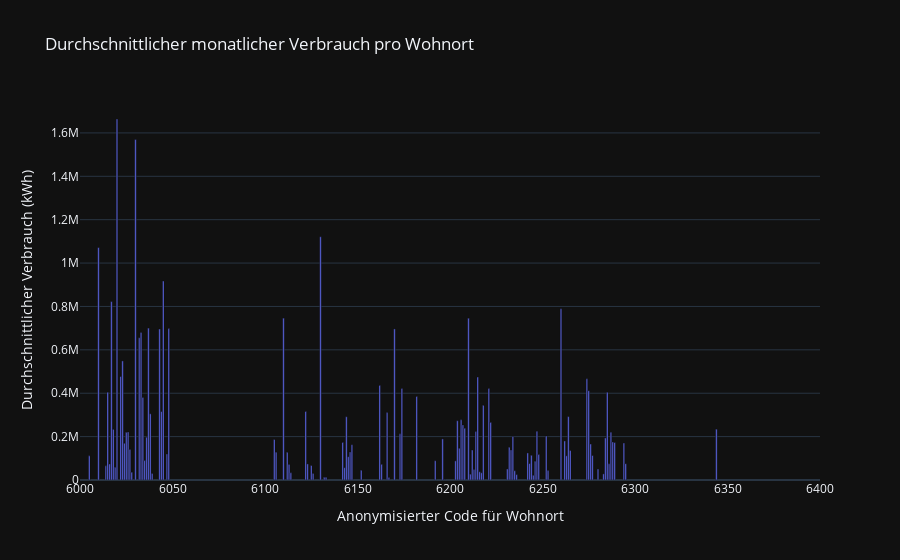

The notebook cell saved with this chart:
### Code cell
# Erstelle eine neue Spalte 'month' (als Periode, z.B. 2025-02)
df["month"] = df["timestamp"].dt.to_period("M")

# Berechne den Gesamtverbrauch pro Monat und pro Area Code
df_monthly = df.groupby(["area_code", "month"])["value_kwh"].sum().reset_index()

# Berechne den durchschnittlichen monatlichen Verbrauch pro Area Code
df_area_monthly = df_monthly.groupby("area_code")["value_kwh"].mean().reset_index()
df_area_monthly.columns = ["area_code", "avg_monthly_kwh"]

# Visualisierung mit Plotly Express
fig = px.bar(
    df_area_monthly,
    x="area_code",
    y="avg_monthly_kwh",
    title="Durchschnittlicher monatlicher Verbrauch pro Wohnort",
    labels={
        "area_code": "Anonymisierter Code für Wohnort",
        "avg_monthly_kwh": "Durchschnittlicher Verbrauch (kWh)"
    }
)

# x-Achse auf einen Bereich beschränken
fig.update_layout(xaxis=dict(range=[6000, 6400]))

fig.show()

### Figure 1 — Plotly figure (JSON) as saved in the notebook; plotly's stock layout.template omitted (floating-point values rounded to 4 significant figures)
{"data": [{"hovertemplate": "Anonymisierter Code für Wohnort=%{x}<br>Durchschnittlicher Verbrauch (kWh)=%{y}<extra></extra>", "legendgroup": "", "marker": {"color": "#636efa", "pattern": {"shape": ""}}, "name": "", "orientation": "v", "showlegend": false, "textposition": "auto", "type": "bar", "x": [4806, 4915, 5735, 6005, 6010, 6014, 6015, 6016, 6017, 6018, 6019, 6020, 6022, 6023, 6024, 6025, 6026, 6027, 6028, 6030, 6032, 6033, 6034, 6035, 6036, 6037, 6038, 6039, 6043, 6044, 6045, 6047, 6048, 6105, 6106, 6110, 6112, 6113, 6114, 6122, 6123, 6125, 6126, 6130, 6132, 6133, 6142, 6143, 6144, 6145, 6146, 6147, 6152, 6162, 6163, 6166, 6167, 6170, 6173, 6174, 6182, 6192, 6196, 6197, 6203, 6204, 6205, 6206, 6207, 6208, 6210, 6211, 6212, 6213, 6214, 6215, 6216, 6217, 6218, 6221, 6222, 6231, 6232, 6233, 6234, 6235, 6236, 6242, 6243, 6244, 6245, 6246, 6247, 6248, 6252, 6253, 6260, 6262, 6263, 6264, 6265, 6274, 6275, 6276, 6277, 6280, 6283, 6284, 6285, 6286, 6287, 6288, 6289, 6294, 6295, 6344], "xaxis": "x", "y": [224800.0, 125600.0, 128800.0, 111300.0, 1072000.0, 65210.0, 405000.0, 74010.0, 822500.0, 233500.0, 58280.0, 1664000.0, 477000.0, 549000.0, 169300.0, 219600.0, 221600.0, 141100.0, 36010.0, 1569000.0, 655900.0, 679900.0, 380500.0, 89450.0, 197100.0, 700300.0, 305200.0, 30390.0, 696200.0, 315600.0, 917200.0, 119300.0, 697900.0, 186600.0, 128100.0, 746200.0, 127500.0, 71890.0, 33210.0, 316000.0, 74130.0, 66980.0, 30370.0, 1121000.0, 12350.0, 12130.0, 173200.0, 56900.0, 291700.0, 107500.0, 129300.0, 162900.0, 44870.0, 436100.0, 72390.0, 310700.0, 11110.0, 696500.0, 212800.0, 421700.0, 385200.0, 88970.0, 189400.0, 2805.0, 88220.0, 273200.0, 146300.0, 277500.0, 254000.0, 238800.0, 745900.0, 26940.0, 138300.0, 48150.0, 223300.0, 474700.0, 37930.0, 33340.0, 344400.0, 421500.0, 265600.0, 50990.0, 151100.0, 137800.0, 200600.0, 42570.0, 25020.0, 124700.0, 75930.0, 113900.0, 21950.0, 86800.0, 224600.0, 117300.0, 203200.0, 43320.0, 789300.0, 180000.0, 111500.0, 292300.0, 135700.0, 466600.0, 411800.0, 165900.0, 113000.0, 50210.0, 28220.0, 194000.0, 404800.0, 74880.0, 219800.0, 175500.0, 172800.0, 170400.0, 75360.0, 234400.0], "yaxis": "y"}], "layout": {"barmode": "relative", "legend": {"tracegroupgap": 0}, "title": {"text": "Durchschnittlicher monatlicher Verbrauch pro Wohnort"}, "xaxis": {"anchor": "y", "domain": [0, 1], "range": [6000, 6400], "title": {"text": "Anonymisierter Code für Wohnort"}}, "yaxis": {"anchor": "x", "domain": [0, 1], "title": {"text": "Durchschnittlicher Verbrauch (kWh)"}}}}
